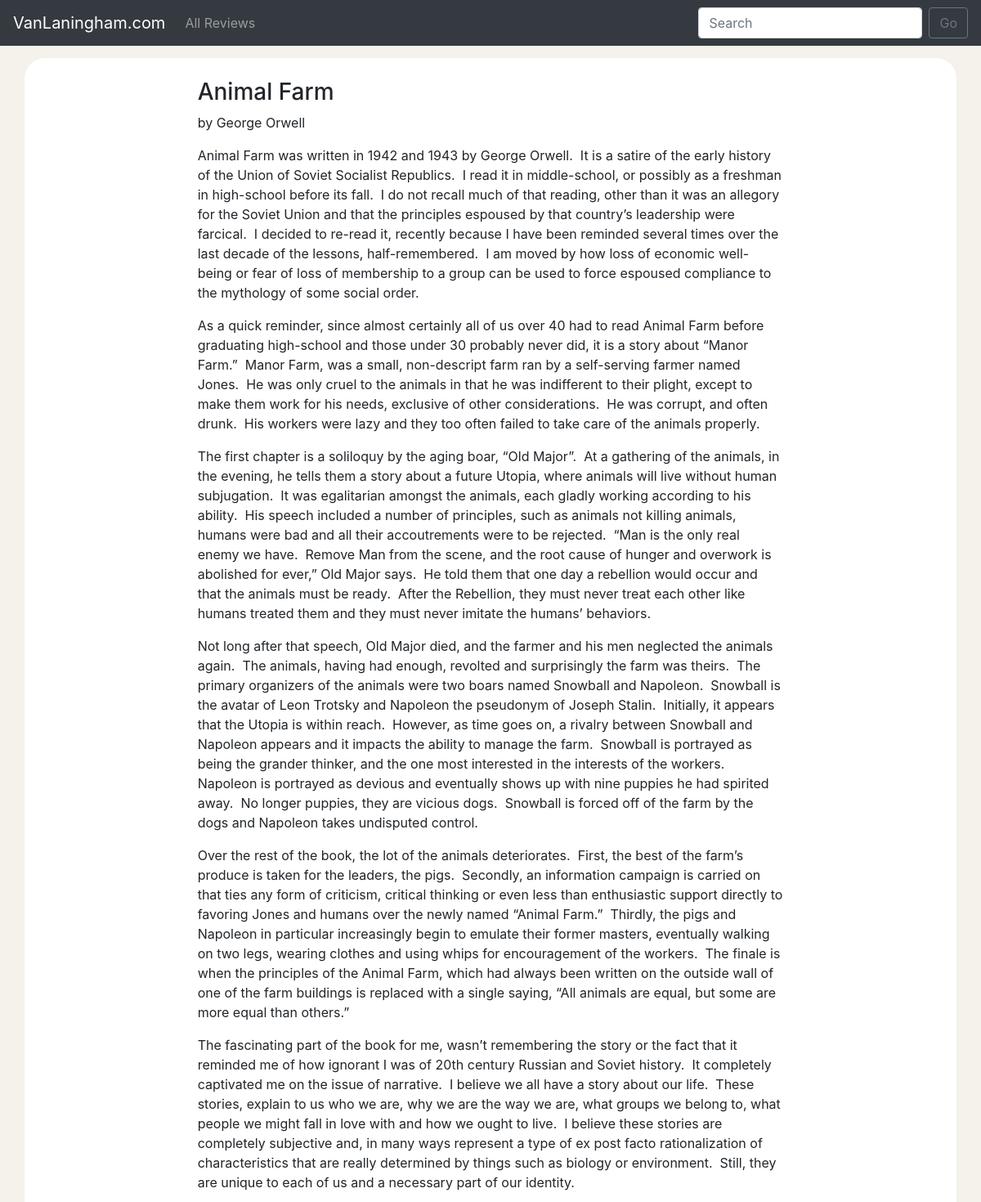
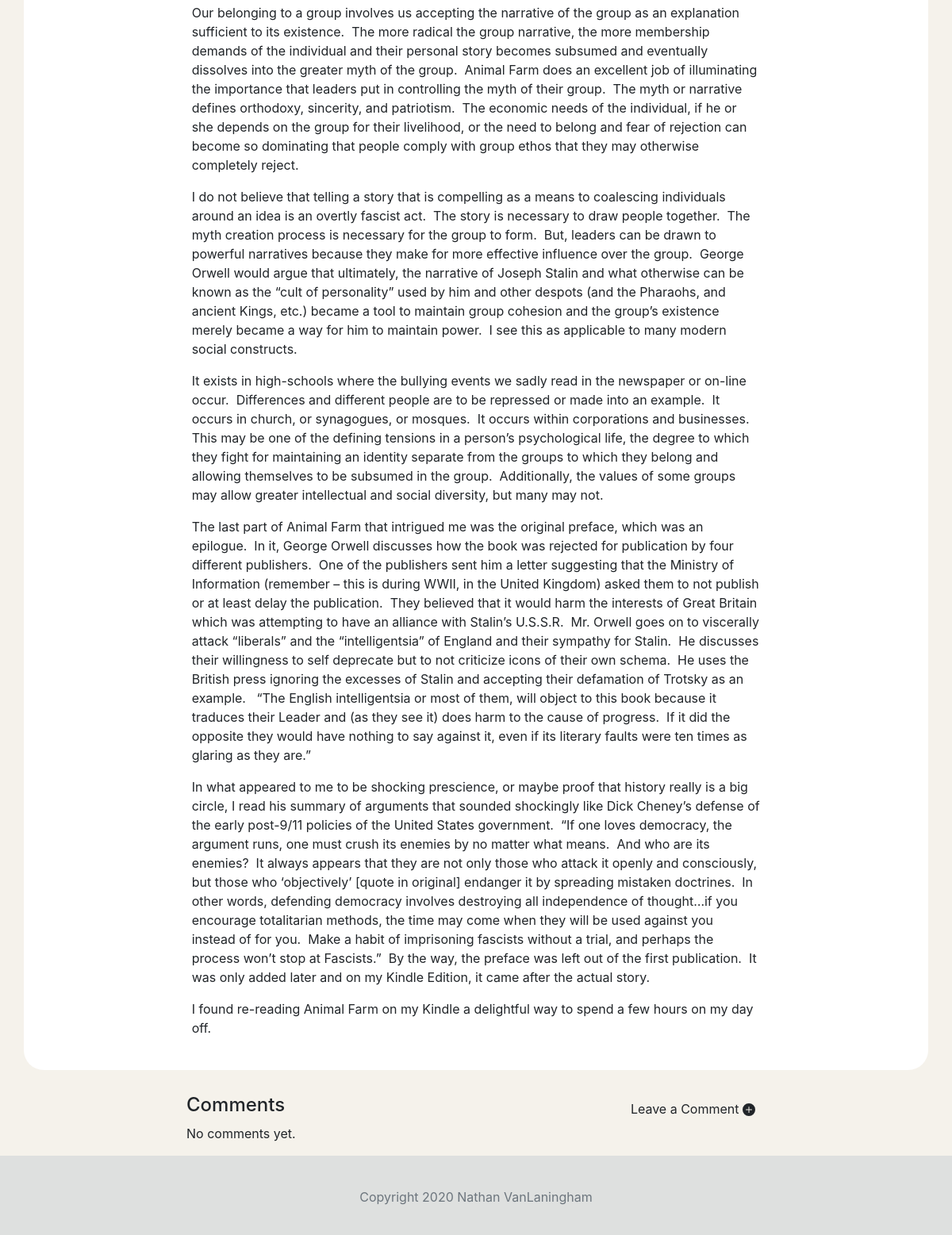
/reviews/1, run on the app's committed database (2 pictures, top to bottom).
### reviews/models.py (models this page shows, shortened)
class Review(models.Model):
    body = RichTextField(blank=True, null=True)
    bookTitle = models.CharField(max_length=256, null=False)
    bookAuthor = models.CharField(max_length=64, null=False)
    thumbnail = models.ImageField(null=True, upload_to='images/')

### reviews/views.py (the view)
# urls.py: path('reviews/<str:id>', views.reviewPage, name="reviewPage"),
def reviewPage(request, id):
    review = Review.objects.get(id=id)
    comments = Comment.objects.all().filter(parentReview=Review.objects.get(id=id)).order_by('-timestamp')
    context = {
        "review": review,
        "comments": comments
    }
    return render(request, 'reviews/reviewPage.html', context)

### reviews/templates/reviews/reviewPage.html (shortened to what this page needs)
{% extends 'layout.html' %}
{% load static %}
{% block body %}
<div class="container" id="review-container">
    <div class="row">
        <div class="col-md-2"></div>
        <div class="col">
            <h3>{{ review.bookTitle }}</h3>
            <p>by {{ review.bookAuthor }}</p>
        </div>
        <div class="col-md-2"></div>
    </div>
    <div class="row">
        <div class="col-md-2"></div>
        <div class="col" id="review-content-column">
            {{ review.body | safe }}
        </div>
        <div class="col-md-2"></div>
    </div>
</div>
<div class="container" id="comments-container">
    <div class="row">
        <div class="col-md-2"></div>
        <div class="col">
            <h4 id="commentsHeader">Comments</h4>
        </div>
        <div class="col-4 text-nowrap">
            <button class="btn float-right" id="new-comment-button">
                Leave a Comment
                <svg width="1em" height="1em" viewBox="0 0 16 16" class="bi bi-plus-circle-fill" fill="currentColor" xmlns="http://www.w3.org/2000/svg">
                <path fill-rule="evenodd" d="M16 8A8 8 0 1 1 0 8a8 8 0 0 1 16 0zM8.5 4.5a.5.5 0 0 0-1 0v3h-3a.5.5 0 0 0 0 1h3v3a.5.5 0 0 0 1 0v-3h3a.5.5 0 0 0 0-1h-3v-3z"/>
                </svg>
            </button>
        </div>
        <div class="col-md-2"></div>
    </div>
</div>
{% if comments %}
<div class="container">
    {% for comment in comments %}
    <div class="row">
        <div class="col-md-2"></div>
        <div class="col">
            <div class="card">
                {% if request.user.is_authenticated %}
                <small>
                    <a class="float-right" href="{% url 'admin:reviews_comment_delete' comment.id %}">delete</a>
                </small>
                {% endif %}
                <div class="card-body">
                    {{ comment.commentBody }}
                    <div class="row">
                        <div class="col">
                            <small>{{ comment.commenterName }}</small>
                        </div>
                        <div class="col justify-content-end text-right">
                            <span class="text-muted">
                                <small>{{ comment.timestamp }}</small>
                            </span>
                        </div>
                    </div>
                </div>
            </div>
        </div>
        <div class="col-md-2"></div>
    </div>
    {% endfor %}
</div>
{% else %}
<div class="container">
    <div class="row">
        <div class="col-md-2"></div>
        <div class="col">
            <p>No comments yet.</p>
        </div>
        <div class="col-md-2"></div>
    </div>
</div>
{% endif %}
{% endblock %}

### reviews/static/css/style.css (style rules this page uses)
html, body { height: 100%; margin: 0; padding: 0; }
body { background-color: #f5f2eb; }
#review-container { background-color: white; padding: 25px; border-radius: 25px; }
#comments-container { margin-top: 30px; }

### data on the page
Review: bookTitle "Animal Farm", bookAuthor "George Orwell", body "Animal Farm was written in 1942 and 1943 by George Orwell. It is a satire of the early history of the Union of Soviet Socialist Republics. I read it in middle-school, or possibly as a freshman in high-school before its fall. I do not recall much of that reading, other than it was an allegory for the Soviet Union and that the principles espoused by that country’s leadership were farcical. I decided to re-read it, recently because I have been reminded several times over the last decade of the lessons, half-remembered. I am moved by how loss of economic well-being or fear of loss of membership to a group can be used to force espoused compliance to the mythology of some social order. As a quick…"
